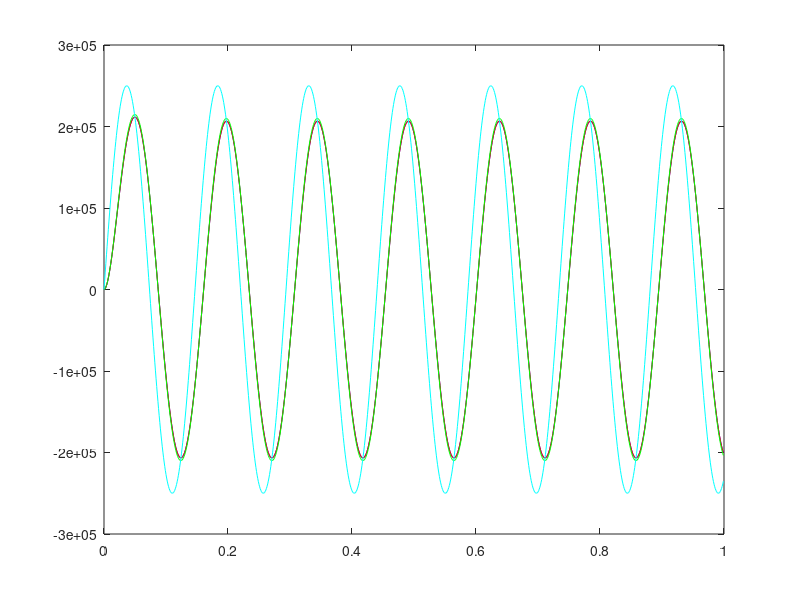

Recreate this plot in MATLAB.
% 1st-order Butterworth - fc 10 Hz at fs 1000 Hz
% Author: Enrico Caruso
load LPFout.dat
Fs = 1000;	%sample frequency
%filter coefficent
a=[1, -0.939062505817492];
b=[0.0304687470912538, 0.0304687470912538];
t=LPFout(:,1);
%signal to filter
x=LPFout(:,2);
%filter with matlab function
ym=filter(b,a,x);
%floating point output of the filter written in c
yf=LPFout(:,3);
%integer output of the filter written in c
yi=LPFout(:,5);

%500 is a scale factor (fixed point)
plot(t,500*ym,'b');
hold on;
plot(t,500*yf,'r');
hold on;
plot(t,yi,'g');
hold on;
plot(t,500*x,'c');
